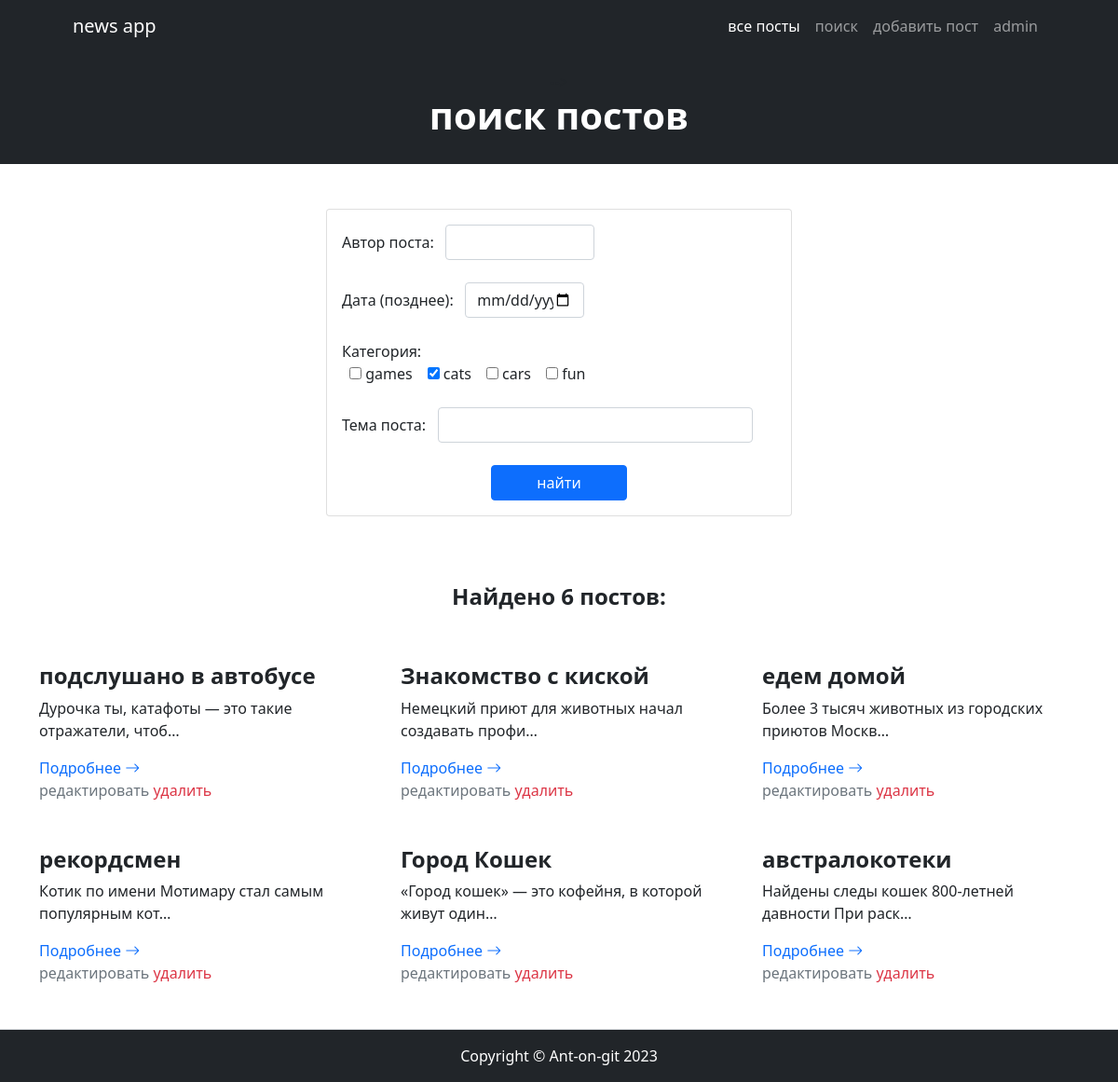
The app's page /news/search?category=cats with its own data.
### news/models.py (models this page shows, shortened)
class Post(models.Model):
    class Types(models.TextChoices):
        article = 'статья', 'статья'
        news = 'новость', 'новость'
    type = models.CharField(max_length=7, choices=Types.choices, default=Types.article)
    datetime_create = models.DateTimeField(auto_now_add=True)
    title = models.CharField(max_length=255)
    text = models.TextField()
    rating = models.IntegerField(default=0)
    author = models.ForeignKey('Author', on_delete=models.CASCADE)
    category = models.ManyToManyField('Category', through='PostCategory')

### news/views.py (the view)
# urls.py: path('search', PostSearch.as_view(), name='search_post'),
class PostSearch(ListView):
    model = Post
    template_name = 'postSearch.html'
    context_object_name = 'postSearch'
    paginate_by = 10
    def get_queryset(self):
        queryset = super().get_queryset()
        return PostFilter(self.request.GET, queryset=queryset).qs
    def get_context_data(self, **kwargs):
        context = super().get_context_data(**kwargs)
        context['filter'] = PostFilter(self.request.GET, queryset=self.get_queryset())
        request_copy = self.request.GET.copy()
        clean_get = request_copy.pop('page', True) and request_copy.urlencode()
        context['clean_get_request'] = clean_get
        if not clean_get:
            context['postSearch'] = []
            context['filter.qs'] = []
        return context

### news/templatetags/custom_filters.py (called while the page is built)
@register.filter(name='postwordEnding')
def postwordEnding(postList):
    word = 'пост'
    endings = ['а', 'ов']
    length = len(postList)
    if 11 <= length <= 20 or 5 <= length % 10 <= 9 or length % 10 == 0:
        res = f'{length} {word + endings[1]}'
    elif length % 10 == 1:
        res = f'{length} {word}'
    else:
        res = f'{length} {word + endings[0]}'
    return res

@register.filter(name='censor')
def censor(text):
    negative_words = ['хрен', 'жопа', 'жопе']
    word_list = text.split()
    for i, word in enumerate(word_list):
        for negative in negative_words:
            if negative in word.lower():
                start_ind = word.lower().find(negative)
                end_ind = start_ind + len(negative)
                word_list[i] = word[:start_ind] + '*' * len(negative) + word[end_ind:]
    return ' '.join(word_list)

### templates/postSearch.html (shortened to what this page needs)
{% extends 'default.html' %}
{% load custom_filters %}
{% block page_preview %}
    <div class="text-center my-3">-->
      <h1 class="display-6 fw-bold text-white mb-2">
          поиск постов
      </h1>
    </div>
{% endblock page_preview %}
{% block content %}
    <div class="py-5 col-lg-5 mx-sm-auto">
            <div class="card mb-4">
                    <form method="get" class="card-body">
                        {% for field in filter.form %}
                            <div class="mb-4">
                                {{ field.label_tag }}&nbsp;&nbsp;&nbsp;{{ field }}
                            </div>
                        {% endfor %}
                        <div class="d-md-flex">
                            <input class="btn btn-primary mx-sm-auto px-md-5" type="submit" value="найти">
                        </div>
                    </form>
            </div>
    </div>
    <section class="py-0 border-bottom" id="features">
        <div class="container my-0">
            <div class="row gx-5">
                {% if postSearch %}
                    <div class="col-lg-12 mb-5">
                        <h2 class="h4 fw-bolder text-center">Найдено {{ filter.qs | postwordEnding }}:</h2>
                    </div>
                    {% for post in postSearch %}
                        <div class="col-lg-4 mb-5">
                            <h2 class="h4 fw-bolder">{{ post.title | censor }}</h2>
                            <p>{{ post.text | truncatechars:50 | censor }}</p>
                            <a class="text-decoration-none" href="{{ post.pk }}">
                                Подробнее
                                <i class="bi bi-arrow-right"></i>
                            </a>
                            <div>
                                <a class="text-decoration-none text-secondary" href="{{ post.pk }}/edit">редактировать</a>
                                <a class="text-decoration-none text-danger" href="{{ post.pk }}/delete">удалить</a>
                            </div>
                        </div>
                    {% endfor %}
                {% else %}
                    <div class="col-lg-12 mb-5">
                        <h2 class="h4 fw-bolder text-center">Постов нет =(</h2>
                    </div>
                {% endif %}
            </div>
        </div>
    </section>
{% endblock content %}

### records on screen
Post: title|censor "подслушано в автобусе", text|censor "Дурочка ты, катафоты — это такие отражатели, чтоб…"
Post: title|censor "Знакомство с киской", text|censor "Немецкий приют для животных начал создавать профи…"
Post: title|censor "едем домой", text|censor "Более 3 тысяч животных из городских приютов Москв…"
Post: title|censor "рекордсмен", text|censor "Котик по имени Мотимару стал самым популярным кот…"
Post: title|censor "Город Кошек", text|censor "«Город кошек» — это кофейня, в которой живут один…"
Post: title|censor "австралокотеки", text|censor "Найдены следы кошек 800‐летней давности При раск…"

### other values on screen
{{ field.label_tag }} "Автор поста:" "Дата (позднее):" "Категория:" "Тема поста:"
{{ filter.qs | postwordEnding }} "6 постов"
